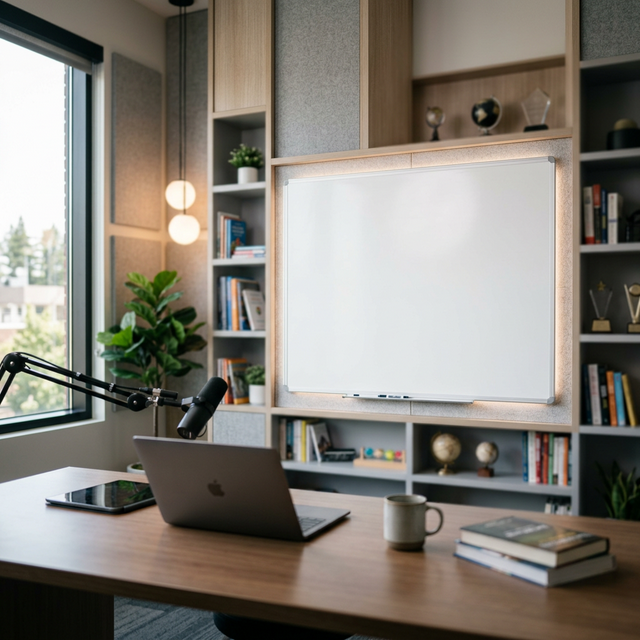
#> input picture backend/assets/classroom_bg.png, 640 x 640 px
$ python test_avatar.py
#> lines starting #> are read from the running program, lines starting #| are printed output that depends on the picture
### backend/avatar_service.py
import os
import textwrap
import tempfile
from PIL import Image, ImageDraw, ImageFont
from moviepy.editor import ImageClip, CompositeVideoClip, ColorClip

ASSETS_DIR = os.path.join(os.path.dirname(__file__), "assets")
AVATAR_PATH = os.path.join(ASSETS_DIR, "avatar.png")
CLASSROOM_BG_PATH = os.path.join(ASSETS_DIR, "classroom_bg.png")

def create_lime_slide(text, duration, image_path=None):
    """
    Creates a video clip with a solid Lime Green background, black text,
    and an optional image positioned to avoid collision.
    """
#> called with duration = 5, image_path = 'assets/classroom_bg.png'
    lime_color = (168, 230, 29) # #A8E61D
    bg_img = Image.new("RGB", (1280, 720), lime_color)
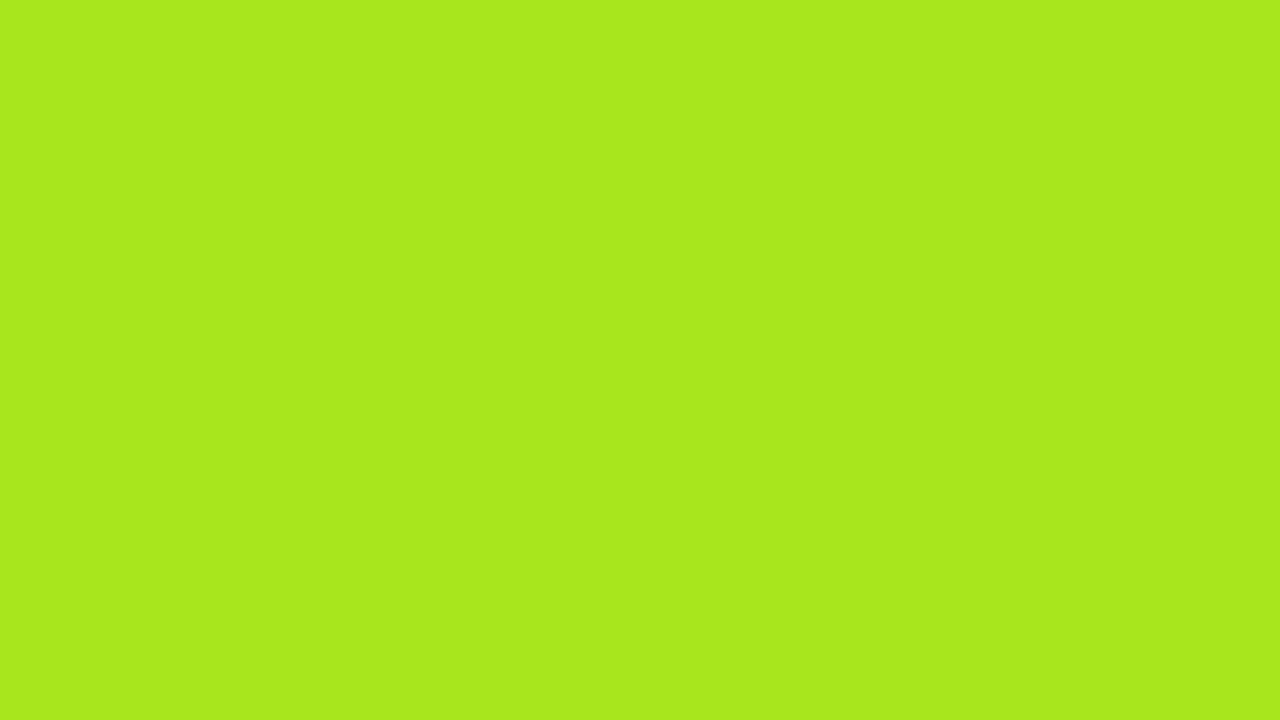
#> bg_img: PIL image 1280x720 RGB; mean R, G, B 168, 230, 29
    draw = ImageDraw.Draw(bg_img)

    try:
        header_font = ImageFont.truetype("arial.ttf", 55)
        body_font = ImageFont.truetype("arial.ttf", 35)
    except:
        header_font = ImageFont.load_default()
        body_font = ImageFont.load_default()

    paragraphs = text.split('\n\n')
    header_text = paragraphs[0] if paragraphs else ""
    body_text = "\n\n".join(paragraphs[1:]) if len(paragraphs) > 1 else text

    if image_path and os.path.exists(image_path):
        # Layout: Text on Left (60%), Image on Right (40%)
        text_width = 700
        image_width = 400
        margin = 60

        # 1. Header (Left Aligned)
        header_lines = textwrap.wrap(header_text, width=25)
        y_pos = 80
        for line in header_lines[:2]:
            draw.text((margin, y_pos), line, fill=(0, 0, 0), font=header_font)
            y_pos += 70
#> after the loop, y_pos = 220

        # 2. Body (Left Aligned)
        body_lines = textwrap.wrap(body_text, width=35)
        y_pos += 30
#> y_pos = 250
        for line in body_lines[:12]:
            draw.text((margin, y_pos), line, fill=(0, 0, 0), font=body_font)
            y_pos += 45
#> this loop made 7 passes
#> y_pos on passes 1 to 7: 295, 340, 385, 430, 475, 520, 565
#> after the loop, y_pos = 565

        # 3. Image (Right Aligned)
        try:
            icon = Image.open(image_path).convert("RGBA")
            # Resize to fit the allocated area
            icon.thumbnail((image_width, 600), Image.LANCZOS)
#> icon: PIL image 400x400 RGBA
            img_x = 1280 - margin - icon.width
#> img_x = 820
            img_y = (720 - icon.height) // 2
#> img_y = 160
            # Handle transparency if any
            bg_img.paste(icon, (int(img_x), int(img_y)), icon if icon.mode == 'RGBA' else None)
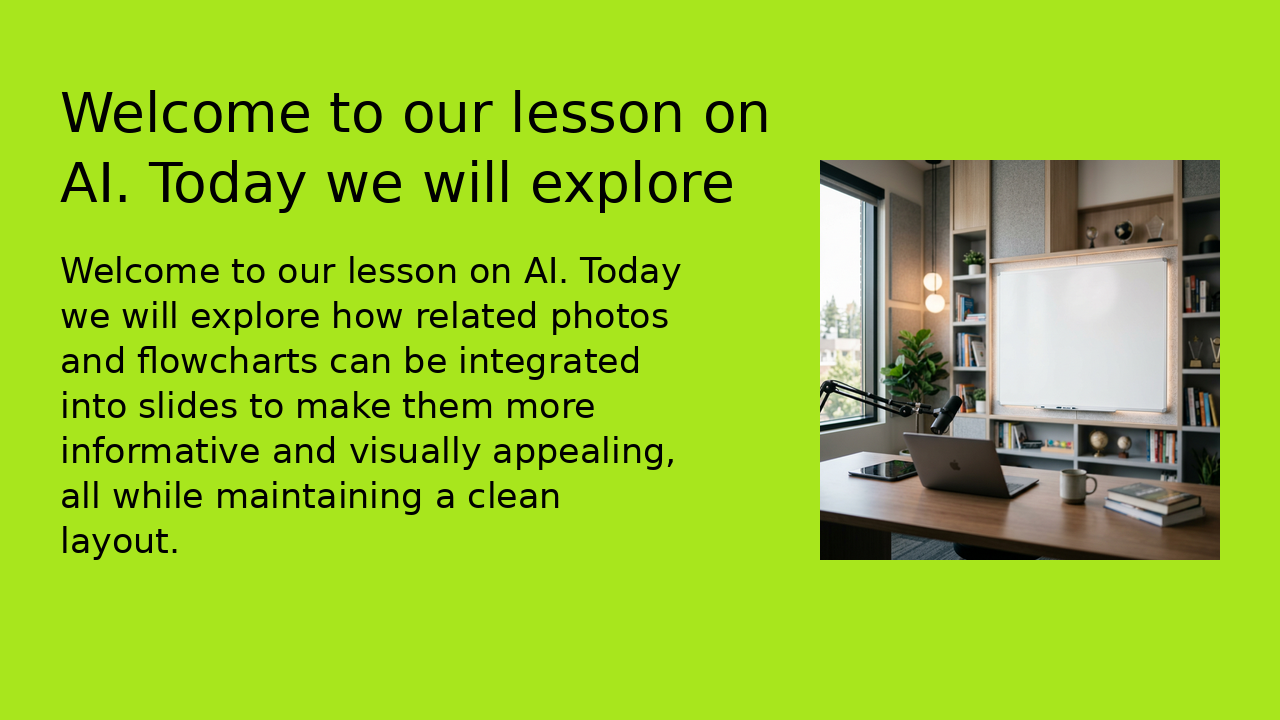
#> bg_img: PIL image 1280x720 RGB; mean R, G, B 154.6, 202.3, 43.3
        except Exception as e:
            print(f"Image load error: {e}")
    else:
        # Full width layout (Centered Header, Left Body)
        header_lines = textwrap.wrap(header_text, width=35)
        y_pos = 100
        for line in header_lines[:2]:
            bbox = draw.textbbox((0, 0), line, font=header_font)
            x_pos = (1280 - (bbox[2] - bbox[0])) // 2
            draw.text((x_pos, y_pos), line, fill=(0, 0, 0), font=header_font)
            y_pos += 80

        body_lines = textwrap.wrap(body_text, width=50)
        y_pos += 40
        for line in body_lines[:12]:
            draw.text((150, y_pos), line, fill=(0, 0, 0), font=body_font)
            y_pos += 45

    temp_bg = tempfile.NamedTemporaryFile(delete=False, suffix=".png")
    bg_img.save(temp_bg.name)
    return ImageClip(temp_bg.name).set_duration(duration)

def create_classroom_slide(text, duration, image_path=None):
    # Backward compatibility alias for video_utils.py
    return create_lime_slide(text, duration, image_path=image_path)


# [12 lines left out: function get_avatar_overlay, not called in this run]

### backend/test_avatar.py
from avatar_service import create_classroom_slide
import os

def test_classroom_generation():
    print("Starting classroom slide generation test...")
    text = "Welcome to our lesson on AI. Today we will explore how related photos and flowcharts can be integrated into slides to make them more informative and visually appealing, all while maintaining a clean layout."
    duration = 5
    image_path = "assets/classroom_bg.png" # Using an existing image for testing

    try:
        clip = create_classroom_slide(text, duration, image_path=image_path)

        output_path = "test_classroom.mp4"
        clip.write_videofile(output_path, fps=24, codec="libx264")
        print(f"Success! Test video saved to {os.path.abspath(output_path)}")
    except Exception as e:
        print(f"Failed to generate test video: {e}")

if __name__ == "__main__":
    test_classroom_generation()
#> (the call stopped at in create_lime_slide, `return ImageClip(temp_bg.name).set_duration(duration)`: moviepy is not available in this run)
